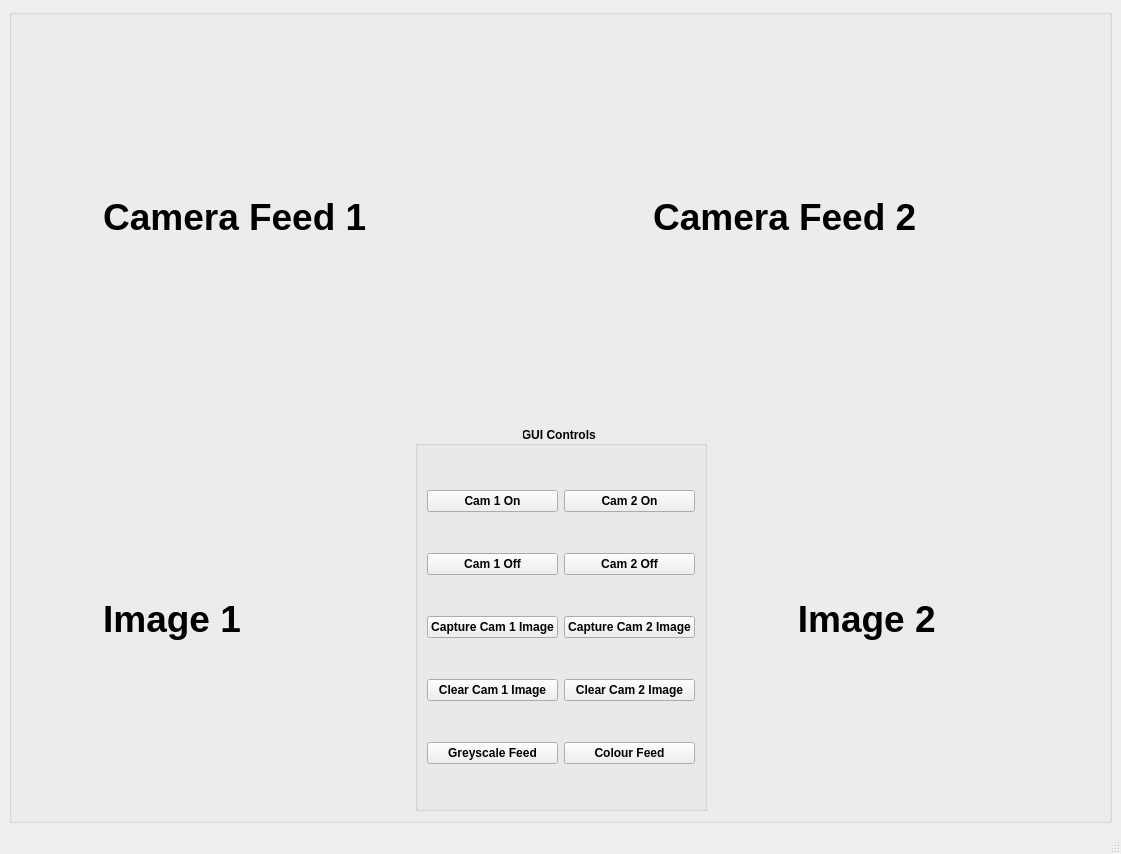
<?xml version="1.0" encoding="UTF-8"?>
<ui version="4.0">
 <class>MainWindow</class>
 <widget class="QMainWindow" name="MainWindow">
  <property name="geometry">
   <rect>
    <x>0</x>
    <y>0</y>
    <width>1121</width>
    <height>854</height>
   </rect>
  </property>
  <property name="windowTitle">
   <string>MIP Graphical User Inteface </string>
  </property>
  <widget class="QWidget" name="centralwidget">
   <layout class="QGridLayout" name="gridLayout_2">
    <item row="0" column="0">
     <widget class="QGroupBox" name="Centre_Widgets">
      <property name="enabled">
       <bool>true</bool>
      </property>
      <property name="sizePolicy">
       <sizepolicy hsizetype="Expanding" vsizetype="Expanding">
        <horstretch>9</horstretch>
        <verstretch>9</verstretch>
       </sizepolicy>
      </property>
      <property name="minimumSize">
       <size>
        <width>731</width>
        <height>781</height>
       </size>
      </property>
      <layout class="QVBoxLayout" name="verticalLayout">
       <item>
        <layout class="QHBoxLayout" name="horizontalLayout">
         <item>
          <widget class="QLabel" name="camfeed1">
           <property name="sizePolicy">
            <sizepolicy hsizetype="Expanding" vsizetype="Expanding">
             <horstretch>1</horstretch>
             <verstretch>1</verstretch>
            </sizepolicy>
           </property>
           <property name="font">
            <font>
             <family>Segoe UI</family>
             <pointsize>28</pointsize>
             <weight>75</weight>
             <bold>true</bold>
            </font>
           </property>
           <property name="text">
            <string>        Camera Feed 1 </string>
           </property>
          </widget>
         </item>
         <item>
          <spacer name="horizontalSpacer">
           <property name="orientation">
            <enum>Qt::Horizontal</enum>
           </property>
           <property name="sizeType">
            <enum>QSizePolicy::Fixed</enum>
           </property>
           <property name="sizeHint" stdset="0">
            <size>
             <width>15</width>
             <height>15</height>
            </size>
           </property>
          </spacer>
         </item>
         <item>
          <widget class="QLabel" name="camfeed2">
           <property name="sizePolicy">
            <sizepolicy hsizetype="Expanding" vsizetype="Expanding">
             <horstretch>1</horstretch>
             <verstretch>1</verstretch>
            </sizepolicy>
           </property>
           <property name="font">
            <font>
             <family>Segoe UI</family>
             <pointsize>28</pointsize>
             <weight>75</weight>
             <bold>true</bold>
            </font>
           </property>
           <property name="text">
            <string>        Camera Feed 2 </string>
           </property>
          </widget>
         </item>
        </layout>
       </item>
       <item>
        <spacer name="verticalSpacer">
         <property name="orientation">
          <enum>Qt::Vertical</enum>
         </property>
         <property name="sizeType">
          <enum>QSizePolicy::Fixed</enum>
         </property>
         <property name="sizeHint" stdset="0">
          <size>
           <width>1</width>
           <height>10</height>
          </size>
         </property>
        </spacer>
       </item>
       <item>
        <layout class="QHBoxLayout" name="horizontalLayout_2">
         <item>
          <widget class="QLabel" name="imgcam1">
           <property name="sizePolicy">
            <sizepolicy hsizetype="Expanding" vsizetype="Expanding">
             <horstretch>2</horstretch>
             <verstretch>1</verstretch>
            </sizepolicy>
           </property>
           <property name="font">
            <font>
             <family>Segoe UI</family>
             <pointsize>28</pointsize>
             <weight>75</weight>
             <bold>true</bold>
            </font>
           </property>
           <property name="text">
            <string>        Image 1</string>
           </property>
          </widget>
         </item>
         <item>
          <spacer name="horizontalSpacer_2">
           <property name="orientation">
            <enum>Qt::Horizontal</enum>
           </property>
           <property name="sizeType">
            <enum>QSizePolicy::Fixed</enum>
           </property>
           <property name="sizeHint" stdset="0">
            <size>
             <width>13</width>
             <height>13</height>
            </size>
           </property>
          </spacer>
         </item>
         <item>
          <layout class="QVBoxLayout" name="verticalLayout_2">
           <item>
            <widget class="QGroupBox" name="GUI_Controls">
             <property name="sizePolicy">
              <sizepolicy hsizetype="Expanding" vsizetype="Expanding">
               <horstretch>1</horstretch>
               <verstretch>1</verstretch>
              </sizepolicy>
             </property>
             <property name="minimumSize">
              <size>
               <width>0</width>
               <height>0</height>
              </size>
             </property>
             <property name="maximumSize">
              <size>
               <width>16777215</width>
               <height>16777208</height>
              </size>
             </property>
             <property name="font">
              <font>
               <family>Segoe UI</family>
               <weight>75</weight>
               <bold>true</bold>
              </font>
             </property>
             <property name="title">
              <string>GUI Controls </string>
             </property>
             <property name="alignment">
              <set>Qt::AlignCenter</set>
             </property>
             <layout class="QGridLayout" name="gridLayout">
              <item row="2" column="1">
               <widget class="QPushButton" name="cam2_off">
                <property name="text">
                 <string>Cam 2 Off</string>
                </property>
               </widget>
              </item>
              <item row="2" column="0">
               <widget class="QPushButton" name="cam1_off">
                <property name="text">
                 <string>Cam 1 Off</string>
                </property>
               </widget>
              </item>
              <item row="3" column="0">
               <widget class="QPushButton" name="img1_on">
                <property name="text">
                 <string>Capture Cam 1 Image</string>
                </property>
               </widget>
              </item>
              <item row="0" column="0">
               <widget class="QPushButton" name="cam1_on">
                <property name="text">
                 <string>Cam 1 On</string>
                </property>
               </widget>
              </item>
              <item row="3" column="1">
               <widget class="QPushButton" name="img2_on">
                <property name="text">
                 <string>Capture Cam 2 Image</string>
                </property>
               </widget>
              </item>
              <item row="0" column="1">
               <widget class="QPushButton" name="cam2_on">
                <property name="text">
                 <string>Cam 2 On</string>
                </property>
               </widget>
              </item>
              <item row="4" column="0">
               <widget class="QPushButton" name="img1_off">
                <property name="text">
                 <string>Clear Cam 1 Image</string>
                </property>
               </widget>
              </item>
              <item row="4" column="1">
               <widget class="QPushButton" name="img2_off">
                <property name="text">
                 <string>Clear Cam 2 Image</string>
                </property>
               </widget>
              </item>
              <item row="5" column="0">
               <widget class="QPushButton" name="grey_on">
                <property name="text">
                 <string>Greyscale Feed</string>
                </property>
               </widget>
              </item>
              <item row="5" column="1">
               <widget class="QPushButton" name="colour_on">
                <property name="text">
                 <string>Colour Feed</string>
                </property>
               </widget>
              </item>
             </layout>
            </widget>
           </item>
          </layout>
         </item>
         <item>
          <spacer name="horizontalSpacer_3">
           <property name="orientation">
            <enum>Qt::Horizontal</enum>
           </property>
           <property name="sizeType">
            <enum>QSizePolicy::Fixed</enum>
           </property>
           <property name="sizeHint" stdset="0">
            <size>
             <width>13</width>
             <height>13</height>
            </size>
           </property>
          </spacer>
         </item>
         <item>
          <widget class="QLabel" name="imgcam2">
           <property name="sizePolicy">
            <sizepolicy hsizetype="Expanding" vsizetype="Expanding">
             <horstretch>2</horstretch>
             <verstretch>1</verstretch>
            </sizepolicy>
           </property>
           <property name="font">
            <font>
             <family>Segoe UI</family>
             <pointsize>28</pointsize>
             <weight>75</weight>
             <bold>true</bold>
            </font>
           </property>
           <property name="text">
            <string>       Image 2</string>
           </property>
          </widget>
         </item>
        </layout>
       </item>
      </layout>
     </widget>
    </item>
   </layout>
  </widget>
  <widget class="QStatusBar" name="statusbar"/>
 </widget>
 <resources/>
 <connections/>
</ui>
